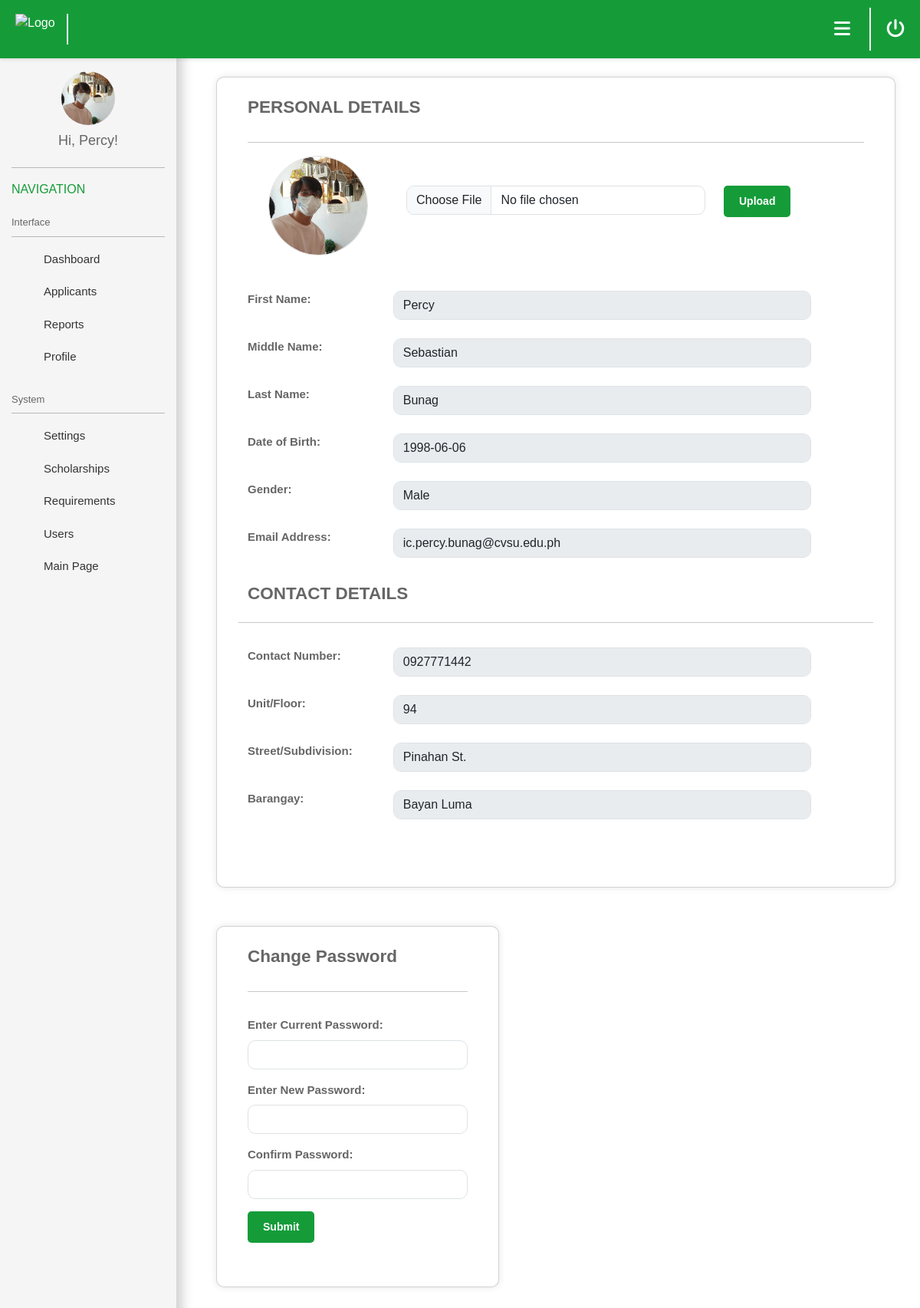
Screenshot of /admin/adminprofile.php (signed in) with the database file from the repository.
### tables this page shows
CREATE TABLE `users` (
  `id` int(11) NOT NULL,
  `email` varchar(255) NOT NULL,
  `password` varchar(255) NOT NULL,
  `created_at` timestamp NOT NULL DEFAULT current_timestamp(),
  `role` varchar(50) NOT NULL,
  `acc_status` varchar(50) NOT NULL
);

CREATE TABLE `user_dp` (
  `id` int(11) NOT NULL,
  `user_id` int(11) NOT NULL,
  `image_path` varchar(255) NOT NULL
);

CREATE TABLE `personal_info` (
  `id` int(11) NOT NULL,
  `user_id` int(11) DEFAULT NULL,
  `first_name` varchar(100) NOT NULL,
  `middle_name` varchar(100) NOT NULL,
  `last_name` varchar(100) NOT NULL,
  `unit_floor` varchar(100) NOT NULL,
  `street_subdivision` varchar(255) NOT NULL,
  `barangay` varchar(100) NOT NULL,
  `date_of_birth` date NOT NULL,
  `contact_number` varchar(20) NOT NULL,
  `gender` enum('Male','Female','Other') NOT NULL
);

### assets/scripts/admin/logged_details.php (called while the page is built, shortened)
<?php
include '../assets/scripts/connection/db_conn.php';
$user_id = $_SESSION['user_id'];
$stmt = $pdo->prepare("
    SELECT
        u.id, u.email, u.role, u.acc_status, u.created_at,
        p.first_name, p.middle_name, p.last_name, p.unit_floor, p.street_subdivision, p.barangay, p.date_of_birth, p.contact_number, p.gender,
        d.image_path
    FROM
        users u
    LEFT JOIN
        personal_info p ON u.id = p.user_id
    LEFT JOIN
        user_dp d ON u.id = d.user_id
    WHERE
        u.id = :user_id
");
$stmt->bindParam(':user_id', $user_id);
$stmt->execute();
$detail = $stmt->fetch(PDO::FETCH_ASSOC);
$image_path = $detail['image_path'] ? $detail['image_path'] : 'default.jpg';
$full_image_path = "../assets/scripts/uploads/profile_images/" . $image_path;
?>

### assets/scripts/admin/script_adminprofile.php (called while the page is built)
<?php
include 'logged_details.php';
?>

### admin/adminprofile.php (the view, shortened to what this page needs)
<?php
    include '../assets/scripts/admin/script_adminprofile.php';
?>
<!DOCTYPE html>
<html lang="en">
<head>
    <link rel="stylesheet" href="https://cdnjs.cloudflare.com/ajax/libs/font-awesome/6.0.0-beta3/css/all.min.css">
    <link href="https://cdn.jsdelivr.net/npm/bootstrap@5.3.3/dist/css/bootstrap.min.css" rel="stylesheet">
     <link rel="stylesheet" href="../assets/css/adminprofile.css">
</head>
<body>
    <header>
        <img src="../assets/img/Ph_seal_Imus.png" alt="Logo" class="header-logo">
        <div class="header-button-container">
            <button class="nav-btn" id="toggle-btn">
                <i class="fas fa-bars"></i>
            </button>
            <form action="../assets/scripts/logout.php" method="post" style="display: inline;">
                <button type="submit" class="logout-button">
                    <i class="fas fa-power-off"></i>
                </button>
            </form>
        </div>
    </header>
    <div class="side-nav" id="side-nav">
        <div class="side-bar-img mt-2">
            <img src="<?php echo htmlspecialchars($full_image_path); ?>" class="rounded-circle" width="70px" alt="">
        </div>
        <h5>Hi, <?php echo htmlspecialchars($detail['first_name']); ?>!</h5>
        <hr>
        <h3>NAVIGATION</h3>
        <br>
        <div class="section-title">Interface</div>
        <hr>
        <a href="dashboard.php" id="dashboard-link">
            <ion-icon name="speedometer-outline"></ion-icon>Dashboard
        </a>
        <a href="adminapplicants.php" id="applicants-link">
            <ion-icon name="people-outline"></ion-icon>Applicants
        </a>
        <a href="adminreports.php" id="reports-link">
            <ion-icon name="document-text-outline"></ion-icon>Reports
        </a>
        <a href="adminprofile.php" id="profile-link">
            <ion-icon name="person-circle-outline"></ion-icon>Profile
        </a>
        <br>
        <div class="section-title">System</div>
        <hr>
        <a href="settings.php" id="settings-link">
            <ion-icon name="settings-outline"></ion-icon>Settings
        </a>
        <a href="" id="scholarships-link">
            <ion-icon name="school-outline"></ion-icon>Scholarships
        </a>
        <a href="adminrequirements.php" id="requirements-link">
            <ion-icon name="clipboard-outline"></ion-icon>Requirements
        </a>
        <a href="users.php" id="users-link">
            <ion-icon name="people-circle-outline"></ion-icon>Users
        </a>
        <a href="#" id="mainpage-link">
            <ion-icon name="home-outline"></ion-icon>Main Page
        </a>
    </div>
    <div class="main-content" id="main-content">
        <div class="container">
            <div class="col-lg-12 col-md-4 col-sm-12 d-flex justify-content-center ">
                <div class="card g-4 personal-info-container">
                    <h1 class="mb-3 personal-info-header">PERSONAL DETAILS</h1>
                    <hr>
                    <form id="uploadForm" action="../assets/scripts/admin/upload_image.php" method="post" enctype="multipart/form-data">
                        <div class="row mt-3 stats">
                            <div class="col-lg-3 col-md-6 col-sm-12">
                                <div class="profile-picture">
                                    <img id="profileImage" src="<?php echo htmlspecialchars($full_image_path); ?>" alt="Profile Picture">
                                </div>
                            </div>
                            <div class="col-lg-6 col-md-6 col-sm-12 mt-4">
                                <input class="form-control" type="file" id="fileInput" name="profile_image" accept="image/*">
                            </div>
                            <div class="col-lg-3 col-md-4 col-sm-12 mt-4">
                                <button type="submit" class="uploadbutton" id="uploadButton">Upload</button>
                            </div>
                        </div>
                    </form>
                    <form action="/submit_scholarship" method="post">
                        <div class="row mt-3">
                            <div class="col-11 mb-4">
                                <div class="row">
                                    <div class="col-md-3">
                                        <label for="first_name" class="form-label">First Name:</label>
                                    </div>
                                    <div class="col-md-9 d-flex justify-content-center">
                                        <input type="text" class="form-control" id="first_name" name="first_name" value="<?php echo htmlspecialchars($detail['first_name']); ?>" disabled>
                                    </div>
                                </div>
                            </div>
                            <div class="col-11 mb-4">
                                <div class="row">
                                    <div class="col-md-3">
                                        <label for="middle_name" class="form-label">Middle Name:</label>
                                    </div>
                                    <div class="col-md-9 d-flex justify-content-center">
                                        <input type="text" class="form-control" id="middle_name" name="middle_name" value="<?php echo htmlspecialchars($detail['middle_name']); ?>"disabled>
                                    </div>
                                </div>
                            </div>
                            <div class="col-11 mb-4">
                                <div class="row">
                                    <div class="col-md-3">
                                        <label for="last_name" class="form-label">Last Name:</label>
                                    </div>
                                    <div class="col-md-9 d-flex justify-content-center">
                                        <input type="text" class="form-control" id="last_name" name="last_name" value="<?php echo htmlspecialchars($detail['last_name']); ?>" disabled>
                                    </div>
                                </div>
                            </div>
                            <div class="col-11 mb-4">
                                <div class="row">
                                    <div class="col-md-3">
                                        <label for="gender" class="form-label">Date of Birth:</label>
                                    </div>
                                    <div class="col-md-9 d-flex justify-content-center">
                                        <input type="text" class="form-control" id="gender" name="gender" value="<?php echo htmlspecialchars($detail['date_of_birth']); ?>" disabled>
                                    </div>
                                </div>
                            </div>
                            <div class="col-11 mb-4">
                                <div class="row">
                                    <div class="col-md-3">
                                        <label for="unit_floor_street" class="form-label">Gender:</label>
                                    </div>
                                    <div class="col-md-9 d-flex justify-content-center">
                                        <input type="text" class="form-control" id="unit_floor_street" name="unit_floor_street"value="<?php echo htmlspecialchars($detail['gender']); ?>" disabled>
                                    </div>
                                </div>
                            </div>
                            <div class="col-11 mb-5">
                                <div class="row">
                                    <div class="col-md-3">
                                        <label for="unit_floor_street" class="form-label">Email Address:</label>
                                    </div>
                                    <div class="col-md-9 d-flex justify-content-center">
                                        <input type="text" class="form-control" id="unit_floor_street" name="unit_floor_street" value="<?php echo htmlspecialchars($detail['email']); ?>" disabled>
                                    </div>
                                </div>
                            </div>
                            <h1 class="mb-4 personal-info-header">CONTACT DETAILS</h1>
                            <hr>
                            <div class="col-11 mt-3 mb-4">
                                <div class="row">
                                    <div class="col-md-3">
                                        <label for="barangay" class="form-label">Contact Number:</label>
                                    </div>
                                    <div class="col-md-9 d-flex justify-content-center">
                                        <input type="text" class="form-control" id="barangay" name="barangay" value="<?php echo htmlspecialchars($detail['contact_number']); ?>" disabled>
                                    </div>
                                </div>
                            </div>
                            <div class="col-11 mb-4">
                                <div class="row">
                                    <div class="col-md-3">
                                        <label for="contact_no" class="form-label">Unit/Floor:</label>
                                    </div>
                                    <div class="col-md-9 d-flex justify-content-center">
                                        <input type="text" class="form-control" id="contact_no" name="contact_no" value="<?php echo htmlspecialchars($detail['unit_floor']); ?>" disabled>
                                    </div>
                                </div>
                            </div>
                            <div class="col-11 mb-4">
                                <div class="row">
                                    <div class="col-md-3">
                                        <label for="email_address" class="form-label">Street/Subdivision:</label>
                                    </div>
                                    <div class="col-md-9 d-flex justify-content-center">
                                        <input type="text" class="form-control" id="email_address" name="email_address"  value="<?php echo htmlspecialchars($detail['street_subdivision']); ?>"disabled>
                                    </div>
                                </div>
                            </div>
                            <div class="col-11 mb-5">
                                <div class="row">
                                    <div class="col-md-3">
                                        <label for="bdate" class="form-label">Barangay:</label>
                                    </div>
                                    <div class="col-md-9 d-flex justify-content-center">
                                        <input type="text" class="form-control" id="bdate" name="bdate" value="<?php echo htmlspecialchars($detail['barangay']); ?>" disabled>
                                    </div>
                                </div>
                            </div>
                        </div>
                    </form>
                </div>
            </div>
        </div>
        <div class="container">
            <div class="col-lg-5 col-md-4 col-sm-5 justify-content-start">
                <div class="card g-4 personal-password-container">
                    <h1 class="mb-3 personal-password-header">Change Password</h1>
                    <hr>
                    <form id="changePasswordForm">
                        <div class="mb-3 mt-3">
                            <label for="Password" class="form-label">Enter Current Password:</label>
                            <input type="password" class="form-control" id="Password" name="Password" required>
                        </div>
                        <div class="mb-3">
                            <label for="new-password" class="form-label">Enter New Password:</label>
                            <input type="password" class="form-control" id="new-password" name="new-password" required>
                        </div>
                        <div class="mb-3">
                            <label for="confirm-Password" class="form-label">Confirm Password:</label>
                            <input type="password" class="form-control" id="confirm-Password" name="confirm-Password" required>
                        </div>
                        <button type="submit" class="submit-button">Submit</button>
                    </form>
                </div>
            </div>
        </div>
    </div>
</body>
</html>

### rows the page displays
users: user_dp.image_path (picture), personal_info.first_name "Percy", first_name "Percy", middle_name "Sebastian", last_name "Bunag", gender "1998-06-06", unit_floor_street "ic.percy.bunag@cvsu.edu.ph", barangay "0927771442", contact_no "94", email_address "Pinahan St.", bdate "Bayan Luma"
